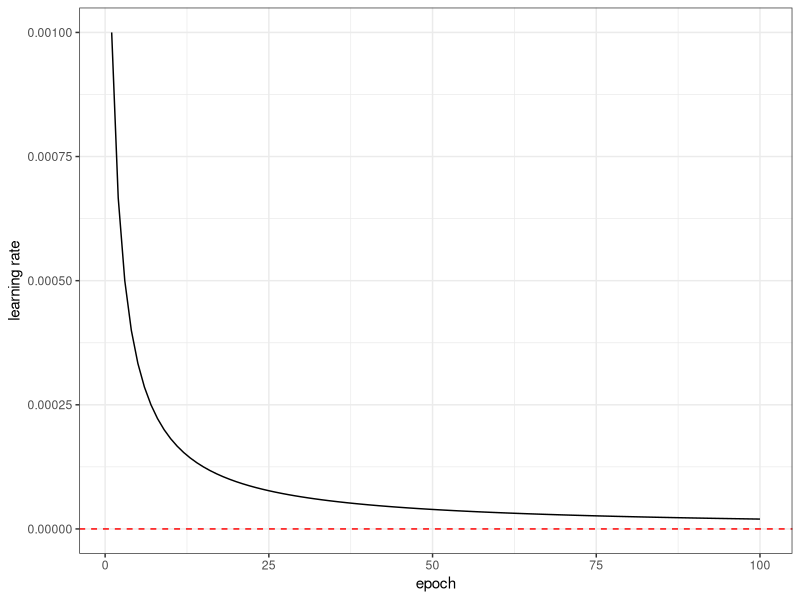

Reproduce this figure in R.
library(ggplot2)

learningRateUpdate <- function(epoch, epoch_decay) {
  # train_size <- 72000
  # batch_size <- 2^7
  # updates_per_epoch <- train_size %/% batch_size
  learning_rate <- 0.001
  
  learning_rate * 1 / (1 + epoch_decay*(epoch-1))
}
epoch <- 1:100

qplot(epoch, learningRateUpdate(epoch, 0.5),
      geom = 'line', ylab = 'learning rate',
      ylim = c(0, NA)) +
  geom_hline(yintercept = 0, linetype = 2, col = 'red') +
  theme_bw()

